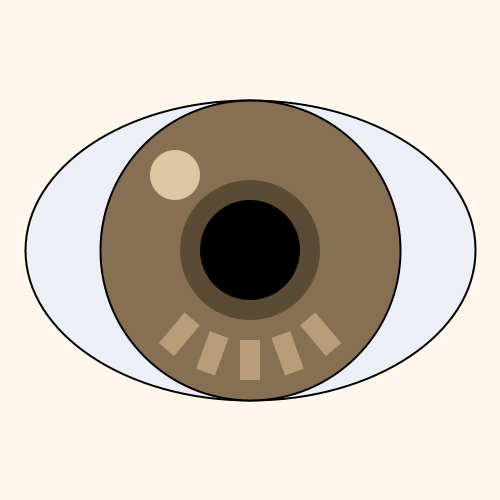
Frame 1 (no input)
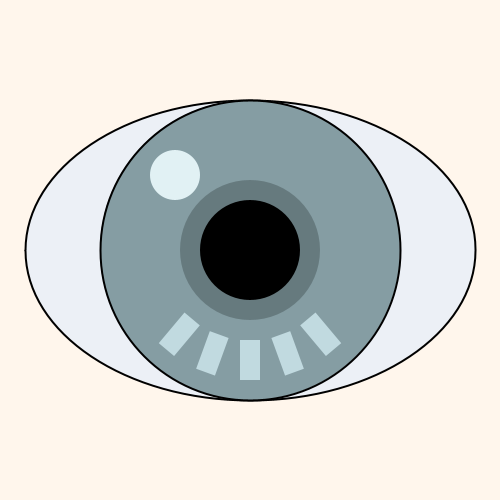
Frame 60 (the mouse pressed at the canvas centre just before this capture)
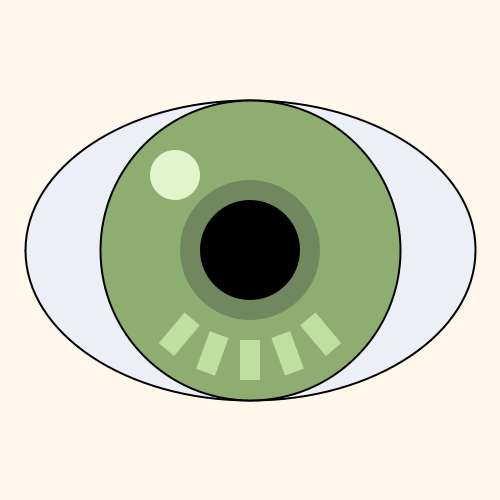
Frame 120 (the mouse held since frame 60 and released just before this capture)

The Processing sketch that drew these frames (run headless with seeded random() and noise(); from frame 60 on, the mouse is pressed at the canvas centre):

// Processing sketch: Exercise3_2FreePattern3CarolineYau
// ── Exercise3_2FreePattern3CarolineYau.pde
//Caroline Yau
//Exercise 3.2 Free Patterns

//3. Changing Eye Colors with Changing Lighting

int i=0;
color[] s = new color [9];
color[] c = new color [9];
color[] l = new color [9];
int time = 100;
int currentTime;
int passedTime;
int savedTime = 0;

void setup(){
  size(500, 500);
  rectMode(CENTER);
  c[0] = #a98352;
  c[1] = #866f52;
  c[2] = #4b3a2a;
  c[3] = #b8c5d4;
  c[4] = #859da3;
  c[5] = #8dae70;
  c[6] = #d9ee98;
  c[7] = #efd4a1;
  c[8] = #deb46f;
  l[0] = #d8b582;
  l[1] = #b99d79;
  l[2] = #795d43;
  l[3] = #deeffe;
  l[4] = #c1dae0;
  l[5] = #bde0a0;
  l[6] = #f7f6b2;
  l[7] = #f3e8c5;
  l[8] = #efc67e;
  s[0] = #875b2f;
  s[1] = #5b4a34;
  s[2] = #382615;
  s[3] = #7c8fa4;
  s[4] = #667a7e;
  s[5] = #71875e;
  s[6] = #a5c370;
  s[7] = #c09260;
  s[8] = #9e7a3e;
}

void draw(){
  currentTime = millis();
  passedTime = currentTime - savedTime;

  background(#fff6ec);
  stroke(0); //reset
  strokeWeight(2);
  fill(#ecf0f6); //eyeball
  arc(250, 250, 450, 300, -PI, 0); //eye shape
  arc(250, 250, 450, 300, 0, PI);

  if (passedTime > time*(i+1)){
    i = i+1;
  }
  if (i == 9) {
    i=0;
    savedTime = millis();
  }
  
  stroke(0); //reset
  fill(c[i]); //eye color
  ellipse(250, 250, 300, 300);
  
  noStroke();
  fill(s[i]); //pupil shade
  ellipse(250, 250, 140, 140);
  
  pushMatrix(); //hightlight rotation
  translate(250, 250); //rotate around center
  rotate(radians(-40)); //starting position
  fill(l[i]); //lighting
  for (int j=0; j<5; j++){ //make 5 rectangles
    rect(0, 110, 20, 40);
    rotate(radians(20));    
  }
  popMatrix(); //reset
  
  fill(0);
  ellipse(250, 250, 100, 100); //pupil
  
  //blendMode(MULTIPLY);
  //fill(#b0b2b5);
  //beginShape();
  //arc(250, 250, 450, 300, -PI, 0);//eyeball shadow
  //noFill();
  //arc(250, 250, 450, 180, -PI, 0);
  //endShape();
  
  blendMode(SCREEN);
  fill(l[i]);
  ellipse(175, 175, 50, 50);//highlight
  blendMode(NORMAL);
}
